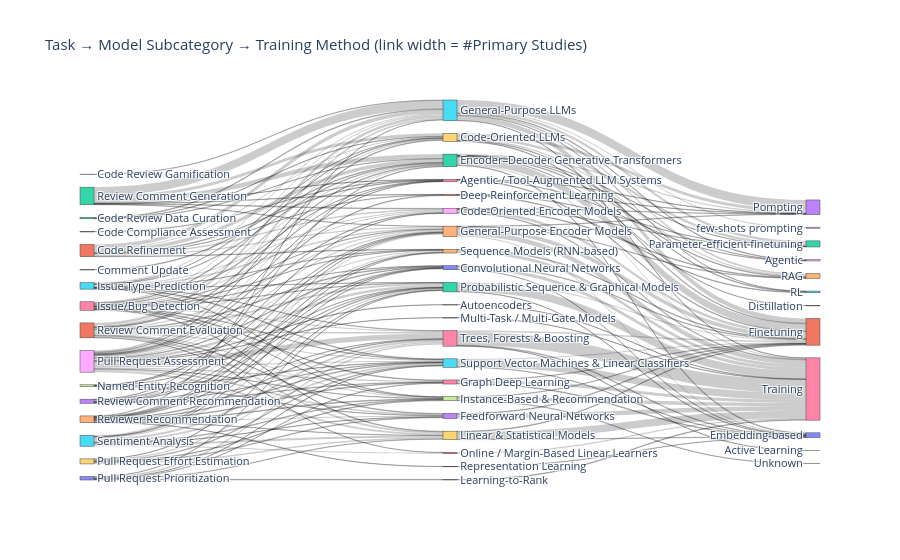

Here is the notebook cell this chart was saved with:
### Code cell
import json
from collections import defaultdict, Counter
import plotly.graph_objects as go

JSONL_PATH = "parsed_extracted_data.jsonl"  # <-- your file
taxonomy = ai_algorithms_dict  # <-- your dict: model -> {category, subcategory}
task_map = TASK_RENAME_MAP  # <-- your dict

# Helpers
def norm_task(t: str) -> str:
    return task_map.get(t, t)


def norm_training_method(m: str) -> str:
    # Optional normalization (edit if needed)
    return (m or "Unknown").strip()


# 1) Collect sets of paper IDs per link
task_to_sub_papers = defaultdict(set)  # (task, subcat) -> set(paper IDs)
sub_to_train_papers = defaultdict(set)  # (subcat, train) -> set(paper IDs)

unknown_models = defaultdict(set)  # model -> set(paper IDs)

with open(JSONL_PATH, "r", encoding="utf-8") as f:
    for line_num, line in enumerate(f, start=1):
        paper = json.loads(line)
        pid = paper.get("ID", f"UNKNOWN_ID_line_{line_num}")

        tasks = [norm_task(t) for t in paper.get("Task", [])]
        models = paper.get("Model", [])
        training_methods = paper.get("Training method", [])

        # Get subcategories used in this paper (from the models)
        subcats_in_paper = set()
        for m in models:
            if m in taxonomy:
                subcats_in_paper.add(taxonomy[m]["subcategory"])
            else:
                unknown_models[m].add(pid)

        # Normalize training methods (if empty, keep "Unknown")
        train_set = (
            set(norm_training_method(tm) for tm in training_methods)
            if training_methods
            else {"Unknown"}
        )

        # Fill links with unique paper IDs (paper contributes at most once per link)
        for t in tasks:
            for sub in subcats_in_paper:
                task_to_sub_papers[(t, sub)].add(pid)

        for sub in subcats_in_paper:
            for tm in train_set:
                sub_to_train_papers[(sub, tm)].add(pid)

# 2) Build node lists
tasks_all = sorted({t for (t, _) in task_to_sub_papers.keys()})
subs_all = sorted(
    {s for (_, s) in task_to_sub_papers.keys()}
    | {s for (s, _) in sub_to_train_papers.keys()}
)
train_all = sorted({tm for (_, tm) in sub_to_train_papers.keys()})

# Optional: remove extremely rare nodes to reduce clutter (comment out if you want full)
MIN_LINK = 1  # set to 2 or 3 if you want to hide tiny links

# 3) Convert links to (source, target, value)
nodes = tasks_all + subs_all + train_all
node_index = {name: i for i, name in enumerate(nodes)}

sources = []
targets = []
values = []

# Task -> Subcategory links
for (t, sub), pids in task_to_sub_papers.items():
    v = len(pids)
    if v >= MIN_LINK:
        sources.append(node_index[t])
        targets.append(node_index[sub])
        values.append(v)

# Subcategory -> Training links
for (sub, tm), pids in sub_to_train_papers.items():
    v = len(pids)
    if v >= MIN_LINK:
        sources.append(node_index[sub])
        targets.append(node_index[tm])
        values.append(v)

# 4) Plotly Sankey
fig = go.Figure(
    go.Sankey(
        arrangement="snap",
        node=dict(pad=15, thickness=14, line=dict(width=0.5), label=nodes),
        link=dict(source=sources, target=targets, value=values),
    )
)

fig.update_layout(
    title="Task → Model Subcategory → Training Method (link width = #Primary Studies)",
    font=dict(size=11),
)

# Show in notebook / interactive window
fig.show()

# Save as interactive HTML (best)
fig.write_html("sankey_task_subcategory_training.html")
print("Saved: sankey_task_subcategory_training.html")

# 5) Log unknown models (taxonomy misses)
if unknown_models:
    print(
        "\nUnknown models not found in ai_algorithms_dict (model -> #papers, examples):"
    )
    for m, pids in sorted(unknown_models.items(), key=lambda x: (-len(x[1]), x[0])):
        ex = sorted(list(pids))[:5]
        print(f"- {m}: {len(pids)} papers (e.g., {ex})")

### Figure 1 — Plotly figure (JSON) as saved in the notebook; plotly's stock layout.template omitted (floating-point values rounded to 4 significant figures; data arrays with more than 128 entries replaced by an {"elided": "..."} marker saying what was removed)
{"data": [{"arrangement": "snap", "link": {"source": {"elided": "191 int values"}, "target": {"elided": "191 int values"}, "value": {"elided": "191 int values"}}, "node": {"label": ["Code Compliance Assessment", "Code Refinement", "Code Review Data Curation", "Code Review Gamification", "Comment Update", "Issue Type Prediction", "Issue/Bug Detection", "Named Entity Recognition", "Pull Request Assessment", "Pull Request Effort Estimation", "Pull Request Prioritization", "Review Comment Evaluation", "Review Comment Generation", "Review Comment Recommendation", "Reviewer Recommendation", "Sentiment Analysis", "Agentic / Tool-Augmented LLM Systems", "Autoencoders", "Code-Oriented Encoder Models", "Code-Oriented LLMs", "Convolutional Neural Networks", "Deep Reinforcement Learning", "Encoder–Decoder Generative Transformers", "Feedforward Neural Networks", "General-Purpose Encoder Models", "General-Purpose LLMs", "Graph Deep Learning", "Instance-Based & Recommendation", "Learning-to-Rank", "Linear & Statistical Models", "Multi-Task / Multi-Gate Models", "Online / Margin-Based Linear Learners", "Probabilistic Sequence & Graphical Models", "Representation Learning", "Sequence Models (RNN-based)", "Support Vector Machines & Linear Classifiers", "Trees, Forests & Boosting", "Active Learning", "Agentic", "Distillation", "Embedding-based", "Finetuning", "Parameter-efficient finetuning", "Pompting", "RAG", "RL", "Training", "Unknown", "few-shots prompting"], "line": {"width": 0.5}, "pad": 15, "thickness": 14}, "type": "sankey"}], "layout": {"font": {"size": 11}, "title": {"text": "Task → Model Subcategory → Training Method (link width = #Primary Studies)"}}}
